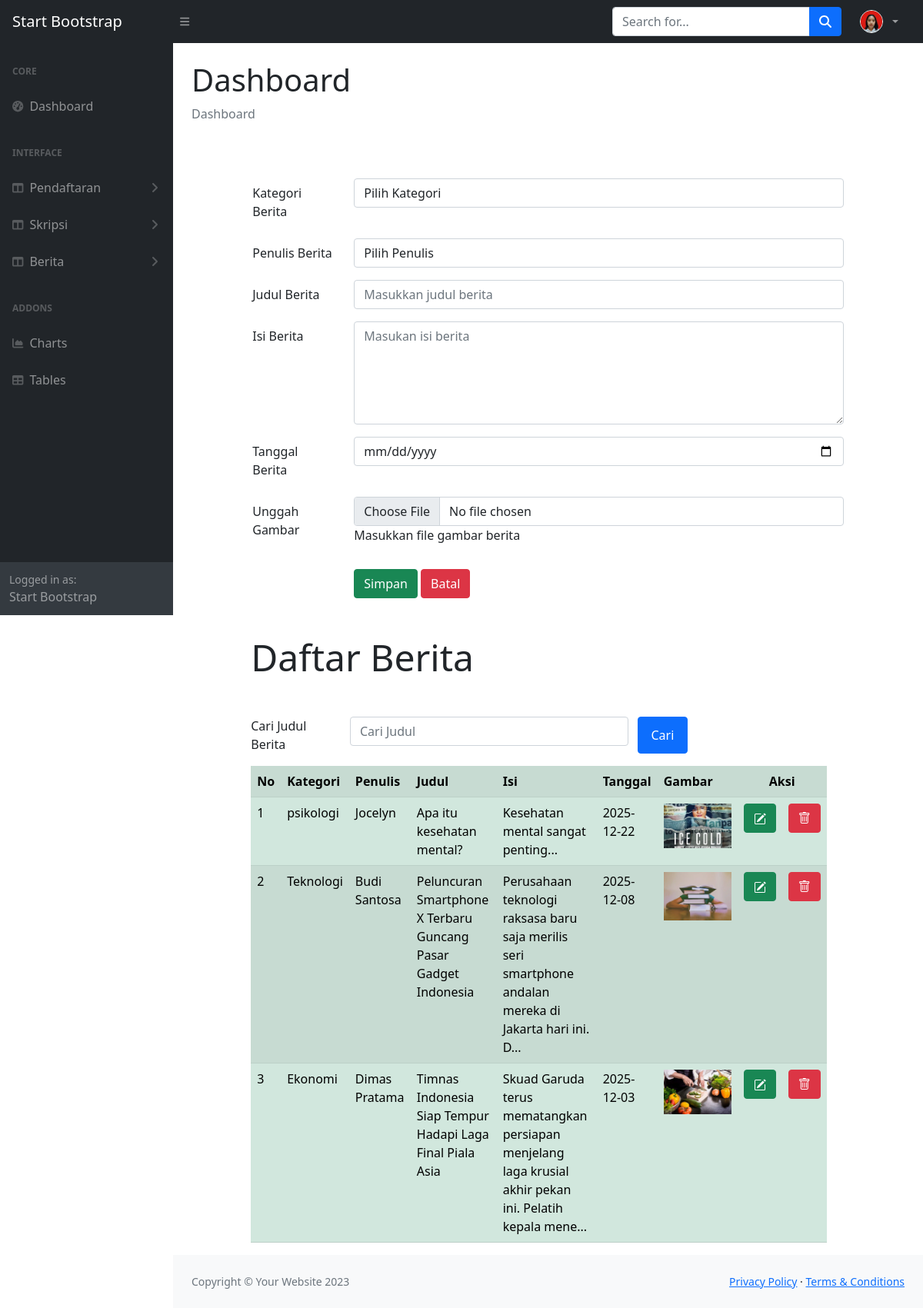
Page /admin/inputberita.php (signed in) on the committed database.
### tables this page shows
CREATE TABLE `berita` (
  `berita_ID` int(11) NOT NULL,
  `admin_ID` char(2) NOT NULL,
  `kategori_ID` char(4) NOT NULL,
  `penulis_ID` char(4) NOT NULL,
  `berita_JUDUL` varchar(255) NOT NULL,
  `berita_ISI` text NOT NULL,
  `berita_GAMBAR` text NOT NULL,
  `berita_TANGGAL` date NOT NULL
);

CREATE TABLE `kategori` (
  `kategori_ID` char(4) NOT NULL,
  `kategori_NAMA` char(30) NOT NULL,
  `kategori_KET` varchar(120) NOT NULL
);

CREATE TABLE `penulis` (
  `penulis_ID` char(4) NOT NULL,
  `penulis_NAMA` text NOT NULL,
  `penulis_EMAIL` text NOT NULL,
  `penulis_FOTO` text NOT NULL,
  `penulis_BIO` text NOT NULL
);

### admin/inputberita.php (the view, shortened to what this page needs)
<!DOCTYPE html>
<html lang="en">
<?php
include "bagiankode/head.php";
?>
<body class="sb-nav-fixed">
  <?php
  include "bagiankode/menunav.php";
  ?>
  <div id="layoutSidenav">
    <?php
    include "bagiankode/menu.php";
    ?>
    <div id="layoutSidenav_content">
      <main>
        <div class="container-fluid px-4">
          <h1 class="mt-4">Dashboard</h1>
          <ol class="breadcrumb mb-4">
            <li class="breadcrumb-item active">Dashboard</li>
          </ol>
          <head>
            <link rel="stylesheet" type="text/css" href="css/bootstrap.min.css">
            <link rel="stylesheet" href="https://cdnjs.cloudflare.com/ajax/libs/select2/4.0.9/css/select2.min.css">
            <link rel="stylesheet" type="text/css"
              href="https://cdnjs.cloudflare.com/ajax/libs/bootstrap-icons/1.13.1/font/bootstrap-icons.min.css">
          </head>
          <body>
            <?php
            include("includes/config.php");
            if (isset($_POST["kirim"])) {
              $search = $_POST["search"];
              $query = mysqli_query($conn, "select berita.*, kategori.kategori_NAMA, penulis.penulis_NAMA from berita
                            left join kategori on berita.kategori_ID = kategori.kategori_ID
                            left join penulis on berita.penulis_ID = penulis.penulis_ID
                            where berita.berita_JUDUL LIKE '%" . $search . "%'
                            order by berita.berita_TANGGAL desc");
            } else {
              $query = mysqli_query($conn, "select berita.*, kategori.kategori_NAMA, penulis.penulis_NAMA from berita
                            left join kategori on berita.kategori_ID = kategori.kategori_ID
                            left join penulis on berita.penulis_ID = penulis.penulis_ID
                            order by berita.berita_TANGGAL desc");
            }
            ?>
            <div class="row">
              <div class="col-1"></div>
              <div class="col-10">
                <form method="POST" enctype="multipart/form-data">
                  <div class="row mb-3 mt-5">
                    <label for="kategoriID" class="col-sm-2 col-form-label">Kategori Berita</label>
                    <div class="col-sm-10">
                      <select class="form-control" id="kategoriID" name="kategoriID">
                        <option value="">Pilih Kategori</option>
                      </select>
                    </div>
                  </div>
                  <div class="row mb-3">
                    <label for="penulisID" class="col-sm-2 col-form-label">Penulis Berita</label>
                    <div class="col-sm-10">
                      <select class="form-control" id="penulisID" name="penulisID">
                        <option value="">Pilih Penulis</option>
                      </select>
                    </div>
                  </div>
                  <div class="row mb-3">
                    <label for="judulBERITA" class="col-sm-2 col-form-label">Judul Berita</label>
                    <div class="col-sm-10">
                      <input type="text" class="form-control" id="judulBERITA" name="judulBERITA" placeholder="Masukkan judul berita">
                    </div>
                  </div>
                  <div class="row mb-3">
                    <label for="isiBERITA" class="col-sm-2 col-form-label">Isi Berita</label>
                    <div class="col-sm-10">
                      <textarea class="form-control" id="isiBERITA" name="isiBERITA" rows="5" placeholder="Masukan isi berita"></textarea>
                    </div>
                  </div>
                  <div class="row mb-3">
                    <label for="tglBERITA" class="col-sm-2 col-form-label">Tanggal Berita</label>
                    <div class="col-sm-10">
                      <input type="date" class="form-control" id="tglBERITA" name="tglBERITA">
                    </div>
                  </div>
                  <div class="row mb-3">
                    <label for="beritaGAMBAR" class="col-sm-2 col-form-label">Unggah Gambar</label>
                    <div class="col-sm-10">
                      <input type="file" class="form-control" id="beritaGAMBAR" name="beritaGAMBAR">
                      <p class="help-block">Masukkan file gambar berita</p>
                    </div>
                  </div>
                  <div class="form-group row">
                    <div class="col-2"></div>
                    <div class="col-10">
                      <input type="submit" class="btn btn-success" value="Simpan" name="Simpan">
                      <input type="reset" class="btn btn-danger" value="Batal" name="Batal">
                    </div>
                  </div>
                </form>
              </div>
              <div class="row">
                <div class="col-1"></div>
                <div class="col-10">
                  <div class="jumbotron mt-5 mb-3">
                    <h1 class="display-5">Daftar Berita</h1>
                  </div>
                  <form method="POST">
                    <div class="form-group row mt-5 mb-3">
                      <label for="search" class="col-sm-2">Cari Judul Berita</label>
                      <div class="col-sm-6">
                        <input type="text" name="search" class="form-control" id="search" value="<?php if (isset($_POST["search"])) {
                          echo $_POST["search"];
                        } ?>" placeholder="Cari Judul">
                      </div>
                      <input type="submit" name="kirim" value="Cari" class="col-sm-1 btn btn-primary">
                    </div>
                  </form>
                  <table class="table table-striped table-success">
                    <tr class="info">
                      <th>No</th>
                      <th>Kategori</th>
                      <th>Penulis</th>
                      <th>Judul</th>
                      <th>Isi</th>
                      <th>Tanggal</th>
                      <th>Gambar</th>
                      <th colspan="2" style="text-align: center;">Aksi</th>
                    </tr>
                    <?php
                    $nomor = 1;
                    while ($row = mysqli_fetch_array($query)) { ?>
                      <tr class="danger">
                        <td><?php echo $nomor; ?></td>
                        <td><?php echo $row['kategori_NAMA']; ?></td>
                        <td><?php echo $row['penulis_NAMA']; ?></td>
                        <td><?php echo $row['berita_JUDUL']; ?></td>
                        <td><?php echo substr($row['berita_ISI'], 0, 100); ?>...</td>
                        <td><?php echo $row['berita_TANGGAL']; ?></td>
                        <td>
                          <?php if ($row['berita_GAMBAR'] == "") {
                            echo "<img src='images/beach.jpg' width='88'/>";
                          } else { ?>
                            <img src="images/<?php echo $row['berita_GAMBAR'] ?>" width="88" class="img-responsive" />
                          <?php } ?>
                        </td>
                        <td>
                          <a href="editberita.php?ubahberita=<?php echo $row["berita_ID"] ?>" class="btn btn-success"
                            title="EDIT">
                          </a>
                        </td>
                        <td>
                          <a href="hapusberita.php?hapusberita=<?php echo $row["berita_ID"] ?>" class="btn btn-danger"
                            title="HAPUS">
                            <i class="bi bi-trash"></i>
                          </a>
                        </td>
                      </tr>
                      <?php
                      $nomor++;
                    } ?>
                  </table>
                </div>
              </div>
          </body>
        </div>
      </main>
      <?php
      include "bagiankode/footer.php";
      ?>
    </div>
  </div>
</body>
</html>

### admin/bagiankode/menunav.php (shortened to what this page needs)
<?php
include "includes/config.php";
if (isset($_SESSION['useremail'])) {
    $email_log = $_SESSION['useremail'];
    $admin_query = mysqli_query($conn, "SELECT admin_FOTO, admin_NAMA FROM admin WHERE admin_USER = '$email_log'");
    $admin_data = mysqli_fetch_array($admin_query);
    $foto_db = $admin_data['admin_FOTO'];
} else {
    $nama_admin = "Admin";
    $foto_db = "";
}
if (!empty($foto_db)) {
        $foto_tampil = 'images/' . $foto_db;
    }
?>
<nav class="sb-topnav navbar navbar-expand navbar-dark bg-dark">
  <a class="navbar-brand ps-3" href="dashboard.php">Start Bootstrap</a>
  <button class="btn btn-link btn-sm order-1 order-lg-0 me-4 me-lg-0" id="sidebarToggle" href="#!"><i class="fas fa-bars"></i></button>
  <form class="d-none d-md-inline-block form-inline ms-auto me-0 me-md-3 my-2 my-md-0">
    <div class="input-group">
      <input class="form-control" type="text" placeholder="Search for..." aria-label="Search for..." aria-describedby="btnNavbarSearch" />
      <button class="btn btn-primary" id="btnNavbarSearch" type="button"><i class="fas fa-search"></i></button>
    </div>
  </form>
  <ul class="navbar-nav ms-auto ms-md-0 me-3 me-lg-4">
    <li class="nav-item dropdown">
      <a class="nav-link dropdown-toggle" id="navbarDropdown" href="#" role="button" data-bs-toggle="dropdown" aria-expanded="false" style="display: flex; align-items: center;">
        <img src="<?php echo $foto_tampil; ?>"
             alt="Profile"
             class="rounded-circle"
             style="width: 30px; height: 30px; object-fit: cover; margin-right: 8px; border: 1px solid #fff;">
      </a>
    </li>
  </ul>
</nav>

### rows in the picture
berita: kategori_ID.kategori_NAMA "psikologi", penulis_ID.penulis_NAMA "Jocelyn", berita_JUDUL "Apa itu kesehatan mental?", berita_ISI "Kesehatan mental sangat penting", berita_TANGGAL "2025-12-22", berita_GAMBAR (picture)
berita: kategori_ID.kategori_NAMA "Teknologi", penulis_ID.penulis_NAMA "Budi Santosa", berita_JUDUL "Peluncuran Smartphone X Terbaru Guncang Pasar Gadget Indonesia", berita_ISI "Perusahaan teknologi raksasa baru saja merilis seri smartphone andalan mereka di Jakarta hari ini. D", berita_TANGGAL "2025-12-08", berita_GAMBAR (picture)
berita: kategori_ID.kategori_NAMA "Ekonomi", penulis_ID.penulis_NAMA "Dimas Pratama", berita_JUDUL "Timnas Indonesia Siap Tempur Hadapi Laga Final Piala Asia", berita_ISI "Skuad Garuda terus mematangkan persiapan menjelang laga krusial akhir pekan ini. Pelatih kepala mene", berita_TANGGAL "2025-12-03", berita_GAMBAR (picture)
